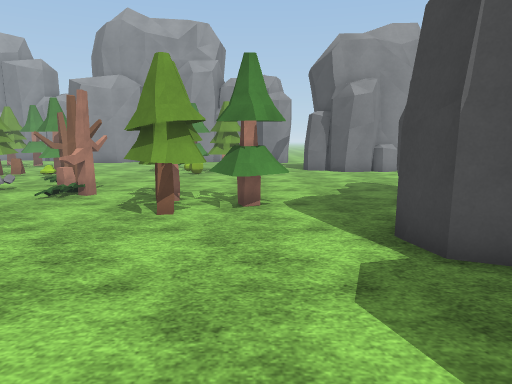
[1] (above)

21 first-person views from a walk through a scene from a Unity 3-D project. The camera is 1.5 m above the floor, tilts 8° down and sees 70° across. The floor is counted in squares, 1 m on a side. Each view is taken from the middle of a square. On the plan, view 1 faces up. The plan holds only what a view shows up to about 16 squares ahead; the rest is blank. The place goes on beyond the plan. The terrain is drawn as flat ground. Some animated figures are left out. Surface patterns are stand-ins for the level's own textures.

[2]
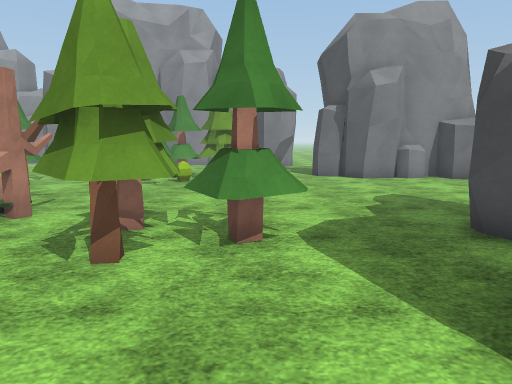

[3]
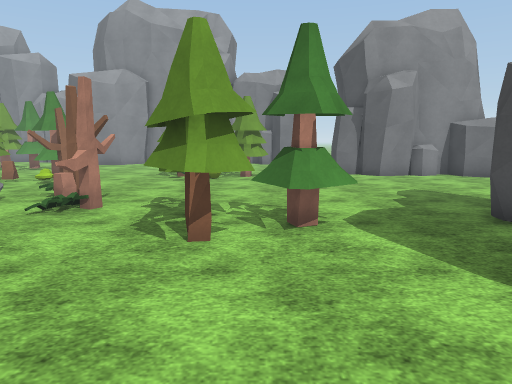

[4]
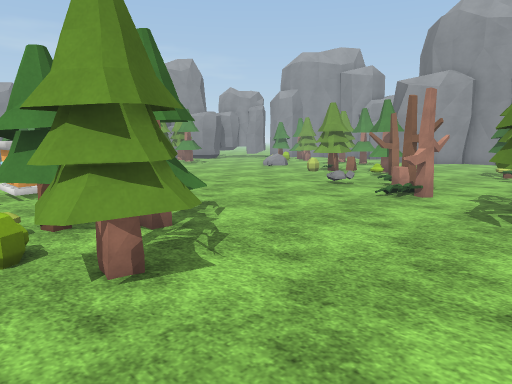

[5]
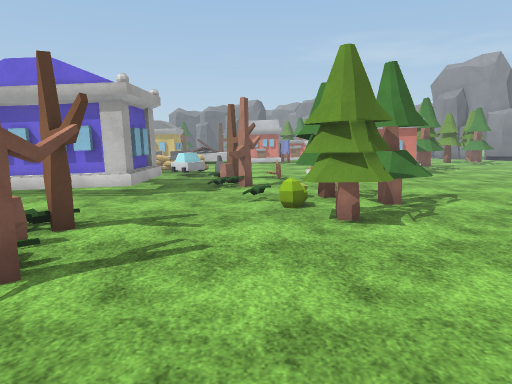

[6]
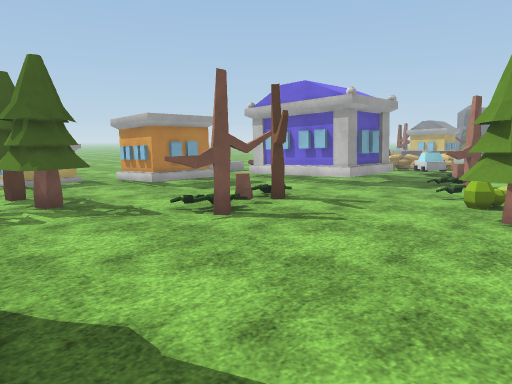

[7]
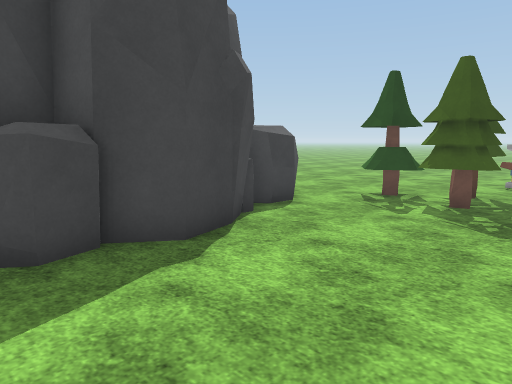

[8]
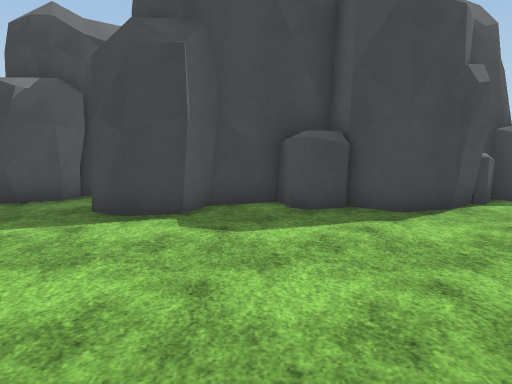

[9]
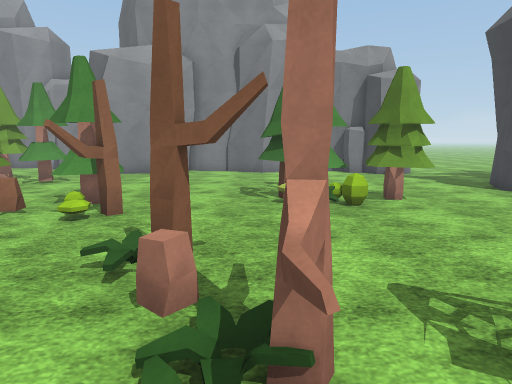

[10]
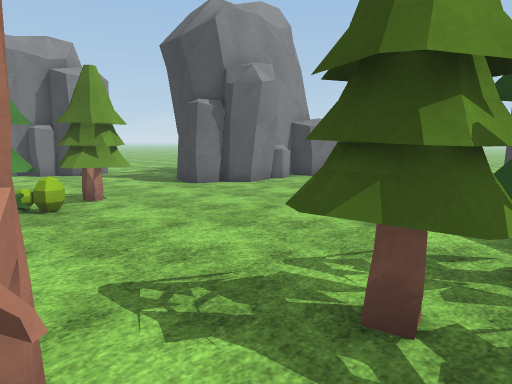

[11]
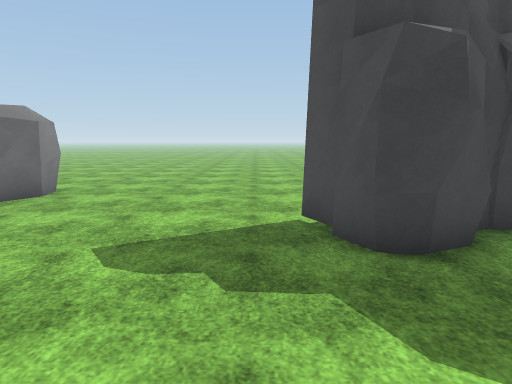

[12]
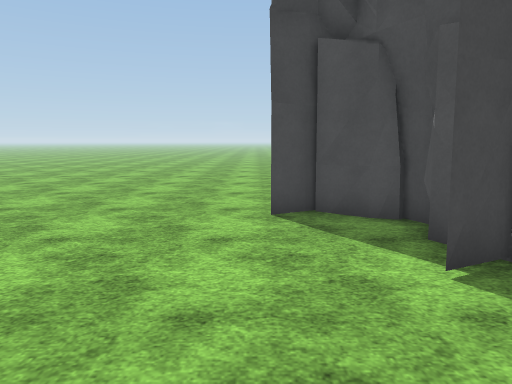

[13]
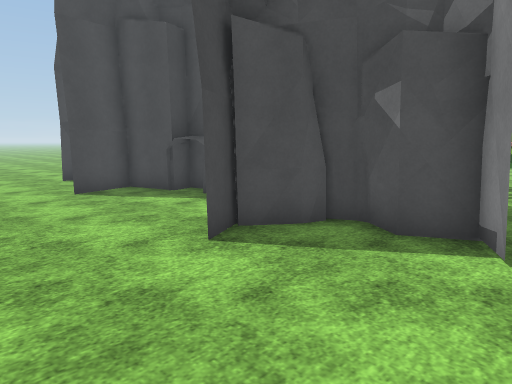

[14]
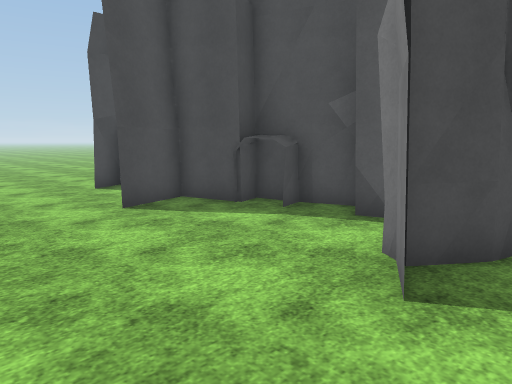

[15]
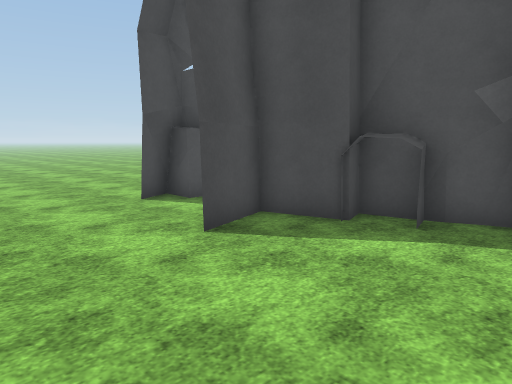

[16]
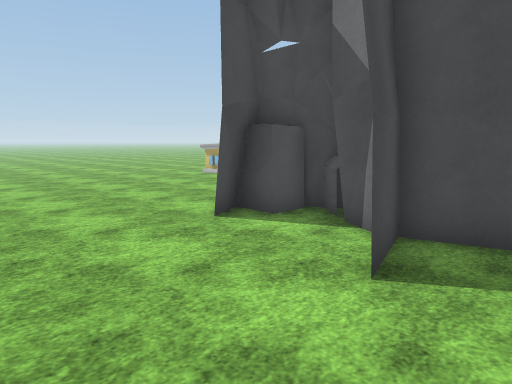

[17]
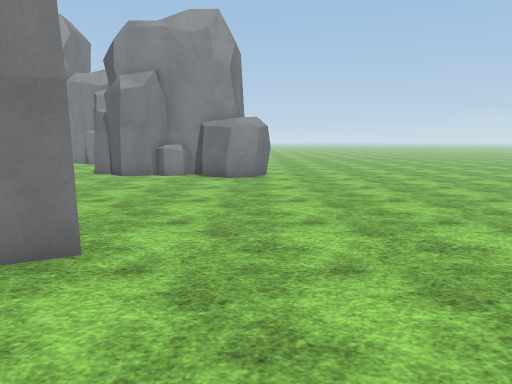

[18]
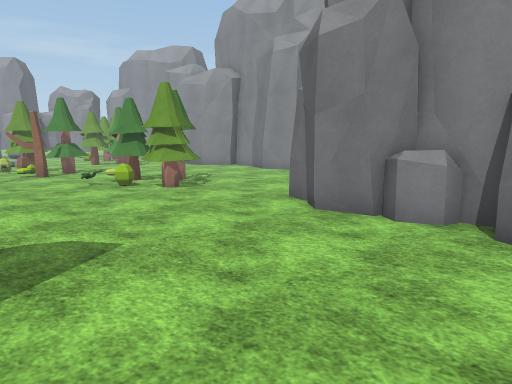

[19]
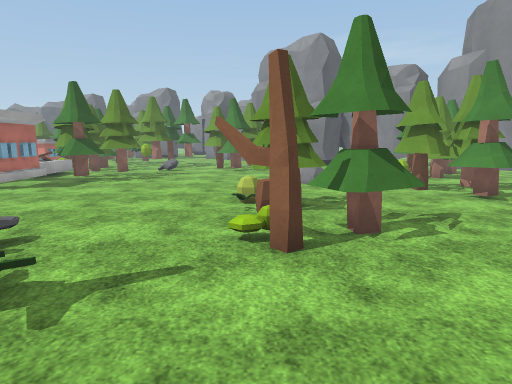

[20]
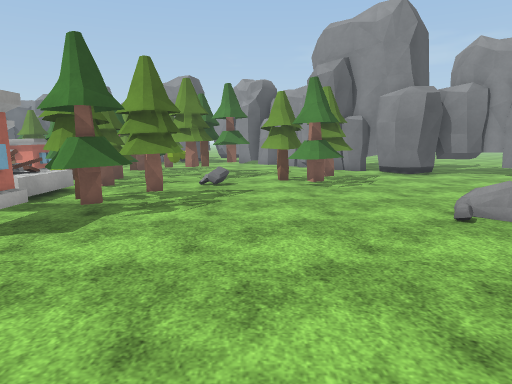

[21]
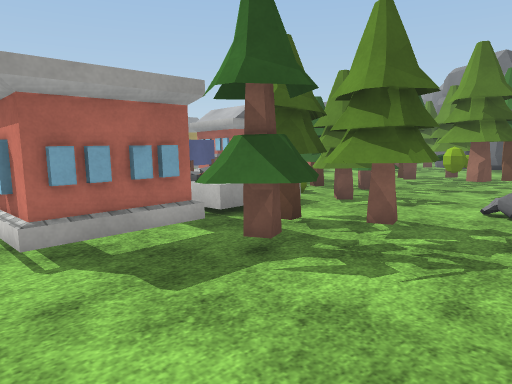

### Floor plan
Key: @ floor where view 1 was taken; # wall or solid block; x gap in a wall; . main floor; : floor 0.25 m higher than the main floor; / step, stairs or slope; C car; R rock; H house; O other object.
Columns run from 27 left of view 1 to 12 right of it. Each row starts with its distance up from view 1.
 21  OO...      OOOO... ...........#
 20   #....      OOO... .... .....##
 19   #....      O.........OO.....## ###
 18   #......     ....O...OOOOO....#######x
 17   ........ R..... OO..OOOOO........###..
 16   .. .......... OOOO....O...............
 15     O.O........OOO.O....................
 14     O OO................................
 13     OOO.................................
 12   O.O................OO.................
 11   OO.R.............O.OO.................
 10  OOOO...OO............O.OO......O.......
  9  OOOO...OOOO..........O.OOOO..O##.......
  8 O O...O. OOO.............OOOO..#O.......
  7 OO OO OO O.OOO..........OOO.....O##.....
  6     O OOOO.  O...............##  #O.....
  5     OO OOO   O  .............###........
  4    OOO  O       ....OO........##........
  3     O          O... OO.........#........
  2      #       .OO...OO OO......###.......
  1     HH       .OOO..OOOOO......###.......
  0     HH       ..OOO..:......@..# ###.....
 -1     HH        OOOOO...........# #.......
 -2              O..........O.....OO#.......
 -3              CC.OOOO...OOOO....OO.....
 -4              C..O###..//O......OOO....
 -5                    #........O..O .....
 -6                    #.......OOOO.......

Positions as (right, up) in squares from view 1, and headings:
1: (0, 0), facing up
2: (0, 3), facing up
3: (-1, 2), facing up
4: (-1, 0), facing up-left
5: (2, 0), facing left
6: (3, 3), facing down-left
7: (-2, 3), facing down-right
8: (-5, 3), facing right
9: (-5, 8), facing up
10: (-5, 8), facing up-right
11: (-1, 11), facing right
12: (8, 14), facing down
13: (11, 11), facing down-left
14: (11, 8), facing down-left
15: (11, 5), facing down-left
16: (11, 2), facing down-left
17: (10, 2), facing up
18: (9, 11), facing up-left
19: (-3, 15), facing left
20: (-9, 12), facing left
21: (-13, 12), facing down-left
